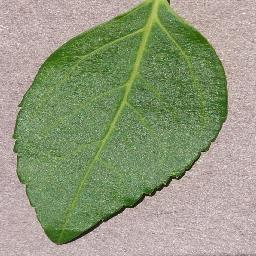
#> input picture jupyter_notebooks/cherry-leaves/cherry-leaves-folder/healthy/014161fb-3c15-414b-9af3-00cb51a11d7c___JR_HL 9842_flipTB.JPG, 256 x 256 px; its folder holds only this picture in this run
$ jupyter execute --allow-errors Data.ipynb   (shell and % lines are left out)
#> lines starting #> are read from the running program, lines starting #| are printed output that depends on the picture
[cell 1]
#installing Kaggle

[cell 2]
#downloading kaggle dataset for cherry leaves

[cell 3]
#unzipping the file
import zipfile

#> (the rest of this cell did not finish here and is left out)

[cell 4]
import os
cwd = os.getcwd()
print("Current working directory:", cwd)

[cell 5]
#resizing the image file
from PIL import Image
import os

# Define directory paths
dataset_dirs = ["./cherry-leaves/cherry-leaves-folder/healthy", "./cherry-leaves/cherry-leaves-folder/powdery_mildew"]
output_dir = "./clean_data"

# Create output directory if it doesn't exist
os.makedirs(output_dir, exist_ok=True)

# Function to resize images and save them
def resize_and_save_image(image_path, output_path, new_size=(50, 50)):
    # Load image
#> called with new_size = (50, 50)
    image = Image.open(image_path)
#> image is the input picture: PIL image 256x256 RGB; mean R, G, B 145.4, 153.6, 124.9

    # Resize image
    resized_image = image.resize(new_size)
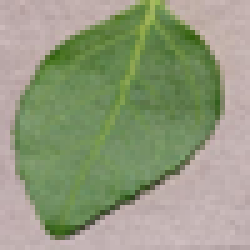
#> resized_image: PIL image 50x50 RGB (shown 5 times larger); mean R, G, B 145.5, 153.7, 124.9

    # Save resized image
    resized_image.save(output_path)

# Iterate through dataset directories
for dataset_dir in dataset_dirs:
    # Get category name from directory
    category = os.path.basename(dataset_dir)

    # Output directory for the current category
    output_category_dir = os.path.join(output_dir, category)
    os.makedirs(output_category_dir, exist_ok=True)

    # Iterate through files in the dataset directory
    for file in os.listdir(dataset_dir):
        if file.lower().endswith((".jpeg", ".jpg")):
            # Input and output paths
            input_path = os.path.join(dataset_dir, file)
            output_path = os.path.join(output_category_dir, file)

            # Resize image and save
            resize_and_save_image(input_path, output_path)
#> pass 2 of the loop `for dataset_dir in dataset_dirs:`:
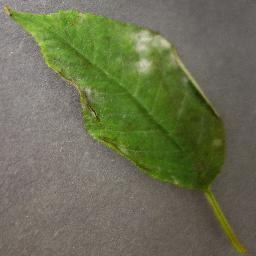
#> input picture jupyter_notebooks/cherry-leaves/cherry-leaves-folder/powdery_mildew/226bc7bb-e0ba-4c98-b7f6-cef16129a3d8___FREC_Pwd.M 4883_flipLR.JPG, 256 x 256 px
#> in resize_and_save_image, image is the input picture: PIL image 256x256 RGB; mean R, G, B 107.3, 111.4, 83.3
#> in resize_and_save_image (call 2), `resized_image = image.resize(new_size)`:
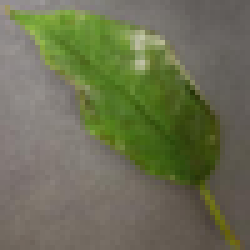
#> resized_image: PIL image 50x50 RGB (shown 5 times larger); mean R, G, B 107.3, 111.4, 83.2

[cell 6]
#split dataset to training, validation and test sets
import os
import shutil
import random

# Define directories
clean_data_dir_healthy = './clean_data/healthy/'
clean_data_dir_mildew = './clean_data/powdery_mildew/'
train_dir = './data_split/train/'
val_dir = './data_split/validation/'
test_dir = './data_split/test/'

# Create directories if they don't exist
os.makedirs(train_dir + 'healthy/', exist_ok=True)
os.makedirs(train_dir + 'powdery_mildew/', exist_ok=True)
os.makedirs(val_dir + 'healthy/', exist_ok=True)
os.makedirs(val_dir + 'powdery_mildew/', exist_ok=True)
os.makedirs(test_dir + 'healthy/', exist_ok=True)
os.makedirs(test_dir + 'powdery_mildew/', exist_ok=True)

# Function to split images into training, validation, and test sets
def split_images(images, train_size, val_size, test_size):
    random.shuffle(images)  # Shuffle the list randomly
    train_images = images[:train_size]
    val_images = images[train_size:train_size + val_size]
    test_images = images[train_size + val_size:]
    return train_images, val_images, test_images

# List all the images in the clean_data directories
all_images_healthy = os.listdir(clean_data_dir_healthy)
all_images_mildew = os.listdir(clean_data_dir_mildew)

# Calculate the size of each set
total_size_healthy = len(all_images_healthy)
total_size_mildew = len(all_images_mildew)
total_size = min(total_size_healthy, total_size_mildew)

train_size = total_size // 3  # 1/3 for training
val_size = total_size // 3  # 1/3 for validation
test_size = total_size - train_size - val_size  # Remaining for testing

# Split images for healthy leaves
train_images_healthy, val_images_healthy, test_images_healthy = split_images(all_images_healthy, train_size, val_size, test_size)

# Split images for powdery mildew leaves
train_images_mildew, val_images_mildew, test_images_mildew = split_images(all_images_mildew, train_size, val_size, test_size)

# Move images to their respective directories
for image in train_images_healthy:
    shutil.move(os.path.join(clean_data_dir_healthy, image), os.path.join(train_dir + 'healthy/', image))

for image in val_images_healthy:
    shutil.move(os.path.join(clean_data_dir_healthy, image), os.path.join(val_dir + 'healthy/', image))

for image in test_images_healthy:
    shutil.move(os.path.join(clean_data_dir_healthy, image), os.path.join(test_dir + 'healthy/', image))

for image in train_images_mildew:
    shutil.move(os.path.join(clean_data_dir_mildew, image), os.path.join(train_dir + 'powdery_mildew/', image))

for image in val_images_mildew:
    shutil.move(os.path.join(clean_data_dir_mildew, image), os.path.join(val_dir + 'powdery_mildew/', image))

for image in test_images_mildew:
    shutil.move(os.path.join(clean_data_dir_mildew, image), os.path.join(test_dir + 'powdery_mildew/', image))

print("Dataset split into training, validation, and test sets successfully!")

[cell 7]
import os
import numpy as np
import matplotlib.pyplot as plt
import cv2

# Function to calculate mean and standard deviation of a set of images
def calculate_stats(folder_path):
    images = []
    for filename in os.listdir(folder_path):
        img = cv2.imread(os.path.join(folder_path, filename))
        img = cv2.cvtColor(img, cv2.COLOR_BGR2RGB)  # Convert BGR to RGB
        images.append(img)
    images = np.array(images)
    mean = np.mean(images, axis=(0, 1, 2))
    std = np.std(images, axis=(0, 1, 2))
    return mean, std

# Paths to folders containing images
healthy_folder = './data_split/train/healthy'
mildew_folder = './data_split/train/powdery_mildew'

# Calculate statistics for healthy leaves
#> (the rest of this cell did not finish here and is left out)

#> (a cell that did not finish here is left out)

[cell 9]
import os
import cv2

# Function to create an image montage
def create_montage(images, titles, rows, cols):
#> called with rows = 2, cols = 3
    montage = None
    idx = 0
    for i in range(rows):
        row_images = []
        for j in range(cols):
            if idx < len(images):
                img = cv2.resize(images[idx], (300, 300))  # Resize images for montage
                cv2.putText(img, titles[idx], (10, 30), cv2.FONT_HERSHEY_SIMPLEX, 1, (255, 255, 255), 2)
                row_images.append(img)
                idx += 1
            else:
                # Add blank image if no more images to display
                row_images.append(np.zeros((300, 300, 3), dtype=np.uint8))
        row_montage = cv2.hconcat(row_images)
        if montage is None:
            montage = row_montage
        else:
            montage = cv2.vconcat([montage, row_montage])
    return montage

# Paths to folders containing images
healthy_folder = './data_split/train/healthy'
mildew_folder = './data_split/train/powdery_mildew'

# Load images
healthy_images = [cv2.imread(os.path.join(healthy_folder, filename)) for filename in os.listdir(healthy_folder)[:3]]
mildew_images = [cv2.imread(os.path.join(mildew_folder, filename)) for filename in os.listdir(mildew_folder)[:3]]

# Title for images
healthy_titles = ['Healthy Leaf'] * len(healthy_images)
mildew_titles = ['Powdery Mildew Leaf'] * len(mildew_images)

# Create montage
montage = create_montage(healthy_images + mildew_images, healthy_titles + mildew_titles, 2, 3)

# Display montage
cv2.imshow('Leaf Montage', montage)
cv2.waitKey(0)
cv2.destroyAllWindows()

[cell 10]
import os
import cv2

# Function to classify leaves as healthy or powdery mildew
def classify_leaf(image, mean_values, std_values):
    # Calculate mean and standard deviation of the image
    mean_image = cv2.mean(image)
    std_image = cv2.meanStdDev(image)

    # Compare mean and standard deviation with threshold values
    is_healthy = True
    for i in range(3):  # Iterate over RGB channels
        if (mean_image[i] < mean_values[i] - std_values[i]) or \
           (mean_image[i] > mean_values[i] + std_values[i]):
            is_healthy = False
            break

    return is_healthy

# Paths to folders containing images
healthy_folder = './data_split/train/healthy'
mildew_folder = './data_split/train/powdery_mildew'

# Load images
healthy_images = [cv2.imread(os.path.join(healthy_folder, filename)) for filename in os.listdir(healthy_folder)[:3]]
mildew_images = [cv2.imread(os.path.join(mildew_folder, filename)) for filename in os.listdir(mildew_folder)[:3]]

# Title for images
healthy_titles = ['Healthy Leaf'] * len(healthy_images)
mildew_titles = ['Powdery Mildew Leaf'] * len(mildew_images)

# Mean and standard deviation values as thresholds
mean_values = [115.87, 122.89, 103.11]
std_values = [36.25, 33.61, 41.73]

# Classify images
healthy_classified = [classify_leaf(image, mean_values, std_values) for image in healthy_images]
mildew_classified = [classify_leaf(image, mean_values, std_values) for image in mildew_images]

# Display classification results
print("Healthy Leaves:")
for i, is_healthy in enumerate(healthy_classified):
    print(f"Image {i+1}: {'Healthy' if is_healthy else 'Powdery Mildew'}")

print("\nPowdery Mildew Leaves:")
for i, is_healthy in enumerate(mildew_classified):
    print(f"Image {i+1}: {'Healthy' if is_healthy else 'Powdery Mildew'}")
